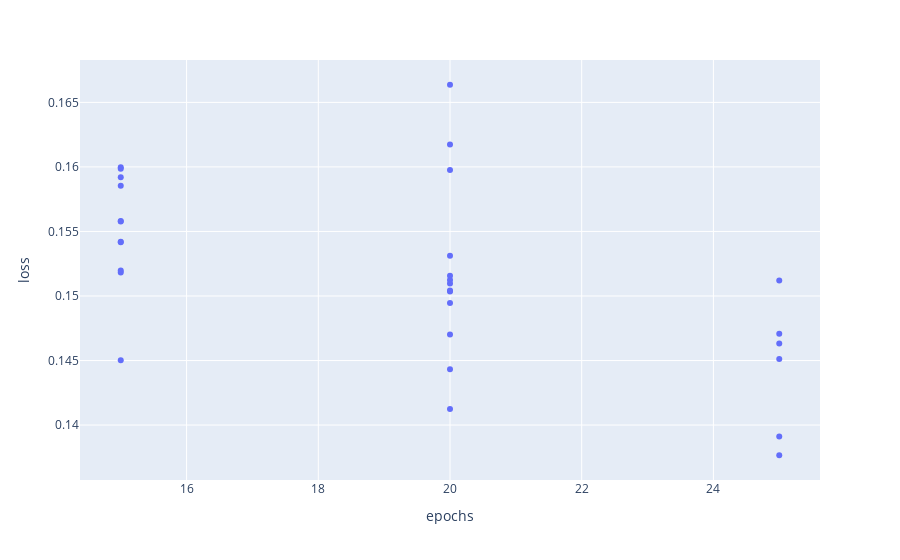

Notebook code for this chart:
### Code cell
df = final.merge(config_df)
px.scatter(df, x='epochs', y='loss')

### Figure 1 — Plotly figure (JSON) as saved in the notebook; plotly's stock layout.template omitted (floating-point values rounded to 4 significant figures)
{"data": [{"hovertemplate": "epochs=%{x}<br>loss=%{y}<extra></extra>", "legendgroup": "", "marker": {"color": "#636efa", "symbol": "circle"}, "mode": "markers", "name": "", "orientation": "v", "showlegend": false, "type": "scatter", "x": [15, 20, 25, 15, 20, 15, 15, 20, 20, 15, 15, 15, 20, 20, 15, 20, 20, 20, 25, 25, 15, 15, 20, 20, 20, 25, 15, 25, 20, 25], "xaxis": "x", "y": [0.1518, 0.1503, 0.1451, 0.1585, 0.147, 0.1592, 0.16, 0.1504, 0.1512, 0.1542, 0.1599, 0.1558, 0.1598, 0.1617, 0.1558, 0.1531, 0.1495, 0.151, 0.1471, 0.1512, 0.1542, 0.152, 0.1516, 0.1443, 0.1412, 0.1463, 0.145, 0.1377, 0.1664, 0.1391], "yaxis": "y"}], "layout": {"legend": {"tracegroupgap": 0}, "margin": {"t": 60}, "xaxis": {"anchor": "y", "domain": [0, 1], "title": {"text": "epochs"}}, "yaxis": {"anchor": "x", "domain": [0, 1], "title": {"text": "loss"}}}}
